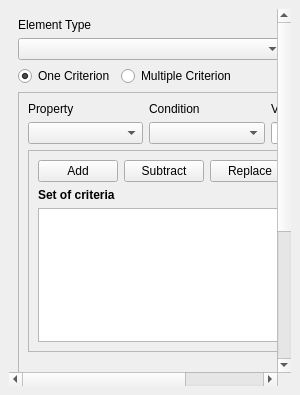
<?xml version="1.0" encoding="UTF-8"?>
<ui version="4.0">
 <class>DockWidget</class>
 <widget class="QDockWidget" name="DockWidget">
  <property name="geometry">
   <rect>
    <x>0</x>
    <y>0</y>
    <width>300</width>
    <height>395</height>
   </rect>
  </property>
  <property name="sizePolicy">
   <sizepolicy hsizetype="Fixed" vsizetype="Preferred">
    <horstretch>0</horstretch>
    <verstretch>0</verstretch>
   </sizepolicy>
  </property>
  <property name="minimumSize">
   <size>
    <width>300</width>
    <height>395</height>
   </size>
  </property>
  <property name="windowTitle">
   <string>Queries by Attributes</string>
  </property>
  <widget class="QWidget" name="dockWidgetContents">
   <layout class="QHBoxLayout" name="horizontalLayout_6">
    <item>
     <widget class="QgsScrollArea" name="scrollArea">
      <property name="frameShape">
       <enum>QFrame::NoFrame</enum>
      </property>
      <property name="widgetResizable">
       <bool>true</bool>
      </property>
      <widget class="QWidget" name="scrollAreaWidgetContents">
       <property name="geometry">
        <rect>
         <x>0</x>
         <y>0</y>
         <width>384</width>
         <height>623</height>
        </rect>
       </property>
       <layout class="QVBoxLayout" name="verticalLayout">
        <item>
         <layout class="QVBoxLayout" name="verticalLayout_2">
          <item>
           <widget class="QLabel" name="label_4">
            <property name="text">
             <string>Element Type</string>
            </property>
            <property name="buddy">
             <cstring>cbElementType</cstring>
            </property>
           </widget>
          </item>
          <item>
           <layout class="QHBoxLayout" name="horizontalLayout_3">
            <item>
             <widget class="QComboBox" name="cbElementType"/>
            </item>
            <item>
             <spacer name="horizontalSpacer">
              <property name="orientation">
               <enum>Qt::Horizontal</enum>
              </property>
              <property name="sizeType">
               <enum>QSizePolicy::Minimum</enum>
              </property>
              <property name="sizeHint" stdset="0">
               <size>
                <width>40</width>
                <height>20</height>
               </size>
              </property>
             </spacer>
            </item>
            <item>
             <widget class="QPushButton" name="btImport">
              <property name="maximumSize">
               <size>
                <width>30</width>
                <height>16777215</height>
               </size>
              </property>
              <property name="text">
               <string/>
              </property>
             </widget>
            </item>
            <item>
             <widget class="QPushButton" name="btExport">
              <property name="maximumSize">
               <size>
                <width>30</width>
                <height>16777215</height>
               </size>
              </property>
              <property name="text">
               <string/>
              </property>
             </widget>
            </item>
           </layout>
          </item>
          <item>
           <layout class="QHBoxLayout" name="horizontalLayout_9">
            <item>
             <widget class="QRadioButton" name="radioSingleCriteria">
              <property name="text">
               <string>One Criterion</string>
              </property>
              <property name="checked">
               <bool>true</bool>
              </property>
             </widget>
            </item>
            <item>
             <widget class="QRadioButton" name="radioMultipleCriteria">
              <property name="text">
               <string>Multiple Criterion</string>
              </property>
             </widget>
            </item>
            <item>
             <spacer name="horizontalSpacer_3">
              <property name="orientation">
               <enum>Qt::Horizontal</enum>
              </property>
              <property name="sizeHint" stdset="0">
               <size>
                <width>40</width>
                <height>20</height>
               </size>
              </property>
             </spacer>
            </item>
           </layout>
          </item>
          <item>
           <widget class="QFrame" name="frameCriteria">
            <property name="sizePolicy">
             <sizepolicy hsizetype="Minimum" vsizetype="Preferred">
              <horstretch>0</horstretch>
              <verstretch>0</verstretch>
             </sizepolicy>
            </property>
            <property name="frameShape">
             <enum>QFrame::StyledPanel</enum>
            </property>
            <property name="frameShadow">
             <enum>QFrame::Sunken</enum>
            </property>
            <layout class="QVBoxLayout" name="verticalLayout_3">
             <item>
              <layout class="QVBoxLayout" name="verticalLayout_6">
               <item>
                <layout class="QGridLayout" name="gridLayout">
                 <item row="1" column="1">
                  <widget class="QLabel" name="label_3">
                   <property name="text">
                    <string>Condition</string>
                   </property>
                   <property name="buddy">
                    <cstring>cbCondition</cstring>
                   </property>
                  </widget>
                 </item>
                 <item row="1" column="2">
                  <widget class="QLabel" name="label_5">
                   <property name="text">
                    <string>Value</string>
                   </property>
                  </widget>
                 </item>
                 <item row="2" column="2">
                  <widget class="QgsFilterLineEdit" name="cbValue">
                   <property name="sizePolicy">
                    <sizepolicy hsizetype="Ignored" vsizetype="Fixed">
                     <horstretch>0</horstretch>
                     <verstretch>0</verstretch>
                    </sizepolicy>
                   </property>
                   <property name="qgisRelation" stdset="0">
                    <string notr="true"/>
                   </property>
                  </widget>
                 </item>
                 <item row="2" column="1">
                  <widget class="QComboBox" name="cbCondition"/>
                 </item>
                 <item row="2" column="0">
                  <widget class="QComboBox" name="cbProperty"/>
                 </item>
                 <item row="1" column="0">
                  <widget class="QLabel" name="mSymbologyExportLabel">
                   <property name="text">
                    <string>Property</string>
                   </property>
                  </widget>
                 </item>
                </layout>
               </item>
               <item>
                <widget class="QFrame" name="frameMultipleCriteria">
                 <property name="frameShape">
                  <enum>QFrame::StyledPanel</enum>
                 </property>
                 <property name="frameShadow">
                  <enum>QFrame::Sunken</enum>
                 </property>
                 <layout class="QVBoxLayout" name="verticalLayout_4">
                  <item>
                   <layout class="QVBoxLayout" name="verticalLayout_7">
                    <item>
                     <layout class="QHBoxLayout" name="horizontalLayout_5">
                      <item>
                       <widget class="QPushButton" name="btAdd">
                        <property name="minimumSize">
                         <size>
                          <width>30</width>
                          <height>0</height>
                         </size>
                        </property>
                        <property name="text">
                         <string>Add</string>
                        </property>
                       </widget>
                      </item>
                      <item>
                       <widget class="QPushButton" name="btSubtract">
                        <property name="minimumSize">
                         <size>
                          <width>30</width>
                          <height>0</height>
                         </size>
                        </property>
                        <property name="text">
                         <string>Subtract</string>
                        </property>
                       </widget>
                      </item>
                      <item>
                       <widget class="QPushButton" name="btReplace">
                        <property name="minimumSize">
                         <size>
                          <width>30</width>
                          <height>0</height>
                         </size>
                        </property>
                        <property name="text">
                         <string>Replace</string>
                        </property>
                       </widget>
                      </item>
                      <item>
                       <widget class="QPushButton" name="btClear">
                        <property name="minimumSize">
                         <size>
                          <width>30</width>
                          <height>0</height>
                         </size>
                        </property>
                        <property name="text">
                         <string>Clear</string>
                        </property>
                       </widget>
                      </item>
                     </layout>
                    </item>
                    <item>
                     <widget class="QLabel" name="mCrsLabel_2">
                      <property name="font">
                       <font>
                        <weight>75</weight>
                        <bold>true</bold>
                       </font>
                      </property>
                      <property name="text">
                       <string>Set of criteria</string>
                      </property>
                     </widget>
                    </item>
                    <item>
                     <layout class="QHBoxLayout" name="horizontalLayout_8">
                      <item>
                       <widget class="QTableWidget" name="tableWidgetCriteria">
                        <property name="font">
                         <font>
                          <family>MS Shell Dlg 2</family>
                         </font>
                        </property>
                        <property name="gridStyle">
                         <enum>Qt::SolidLine</enum>
                        </property>
                        <property name="sortingEnabled">
                         <bool>false</bool>
                        </property>
                       </widget>
                      </item>
                      <item>
                       <layout class="QVBoxLayout" name="verticalLayout_9">
                        <item>
                         <widget class="QPushButton" name="btCriteriaUp">
                          <property name="maximumSize">
                           <size>
                            <width>20</width>
                            <height>16777215</height>
                           </size>
                          </property>
                          <property name="text">
                           <string/>
                          </property>
                         </widget>
                        </item>
                        <item>
                         <widget class="QPushButton" name="btCriteriaDown">
                          <property name="maximumSize">
                           <size>
                            <width>20</width>
                            <height>16777215</height>
                           </size>
                          </property>
                          <property name="text">
                           <string/>
                          </property>
                         </widget>
                        </item>
                        <item>
                         <widget class="QPushButton" name="btCriteriaClear">
                          <property name="maximumSize">
                           <size>
                            <width>20</width>
                            <height>16777215</height>
                           </size>
                          </property>
                          <property name="text">
                           <string/>
                          </property>
                         </widget>
                        </item>
                        <item>
                         <widget class="QPushButton" name="btCriteriaSwitch">
                          <property name="maximumSize">
                           <size>
                            <width>20</width>
                            <height>16777215</height>
                           </size>
                          </property>
                          <property name="text">
                           <string/>
                          </property>
                         </widget>
                        </item>
                        <item>
                         <widget class="QPushButton" name="btCriteriaEdit">
                          <property name="maximumSize">
                           <size>
                            <width>20</width>
                            <height>16777215</height>
                           </size>
                          </property>
                          <property name="text">
                           <string/>
                          </property>
                         </widget>
                        </item>
                        <item>
                         <spacer name="verticalSpacer_2">
                          <property name="orientation">
                           <enum>Qt::Vertical</enum>
                          </property>
                          <property name="sizeHint" stdset="0">
                           <size>
                            <width>20</width>
                            <height>40</height>
                           </size>
                          </property>
                         </spacer>
                        </item>
                       </layout>
                      </item>
                     </layout>
                    </item>
                   </layout>
                  </item>
                 </layout>
                </widget>
               </item>
               <item>
                <layout class="QHBoxLayout" name="horizontalLayout">
                 <item>
                  <spacer name="horizontalSpacer_2">
                   <property name="orientation">
                    <enum>Qt::Horizontal</enum>
                   </property>
                   <property name="sizeHint" stdset="0">
                    <size>
                     <width>40</width>
                     <height>20</height>
                    </size>
                   </property>
                  </spacer>
                 </item>
                 <item>
                  <widget class="QPushButton" name="btSubmit">
                   <property name="text">
                    <string>Submit</string>
                   </property>
                   <property name="checkable">
                    <bool>false</bool>
                   </property>
                  </widget>
                 </item>
                </layout>
               </item>
               </layout>
             </item>
            </layout>
           </widget>
          </item>
          <item>
           <widget class="QgsCollapsibleGroupBox" name="mGroupBox">
            <property name="title">
             <string notr="true">Statistics</string>
            </property>
            <property name="checkable">
             <bool>false</bool>
            </property>
            <property name="collapsed">
             <bool>false</bool>
            </property>
            <layout class="QHBoxLayout" name="horizontalLayout_2">
             <item>
              <layout class="QVBoxLayout" name="verticalLayout_5">
               <item>
                <widget class="QLabel" name="labelResults">
                 <property name="text">
                  <string/>
                 </property>
                 <property name="alignment">
                  <set>Qt::AlignCenter</set>
                 </property>
                </widget>
               </item>
               <item>
                <widget class="Line" name="lineResults">
                 <property name="orientation">
                  <enum>Qt::Horizontal</enum>
                 </property>
                </widget>
               </item>
               <item>
                <layout class="QHBoxLayout" name="horizontalLayout_7">
                 <item>
                  <widget class="QLabel" name="labelStatisticsProperty">
                   <property name="text">
                    <string>Property</string>
                   </property>
                  </widget>
                 </item>
                 <item>
                  <widget class="QComboBox" name="cbStatisticsFor">
                   <property name="enabled">
                    <bool>true</bool>
                   </property>
                  </widget>
                 </item>
                 <item>
                  <widget class="QPushButton" name="btExcel">
                   <property name="maximumSize">
                    <size>
                     <width>30</width>
                     <height>16777215</height>
                    </size>
                   </property>
                   <property name="text">
                    <string/>
                   </property>
                  </widget>
                 </item>
                </layout>
               </item>
               <item>
                <layout class="QVBoxLayout" name="verticalLayout_8">
                 <item>
                  <widget class="QLabel" name="labelStatisticsPropertyFor">
                   <property name="text">
                    <string/>
                   </property>
                  </widget>
                 </item>
                 <item>
                  <widget class="QTableWidget" name="tableWidgetStatistics">
                   <property name="font">
                    <font>
                     <family>MS Shell Dlg 2</family>
                    </font>
                   </property>
                  </widget>
                 </item>
                </layout>
               </item>
              </layout>
             </item>
            </layout>
           </widget>
          </item>
          <item>
           <spacer name="verticalSpacer">
            <property name="orientation">
             <enum>Qt::Vertical</enum>
            </property>
            <property name="sizeHint" stdset="0">
             <size>
              <width>20</width>
              <height>5</height>
             </size>
            </property>
           </spacer>
          </item>
         </layout>
        </item>
       </layout>
      </widget>
     </widget>
    </item>
   </layout>
  </widget>
 </widget>
 <customwidgets>
  <customwidget>
   <class>QgsCollapsibleGroupBox</class>
   <extends>QGroupBox</extends>
   <header>qgscollapsiblegroupbox.h</header>
   <container>1</container>
  </customwidget>
  <customwidget>
   <class>QgsFilterLineEdit</class>
   <extends>QLineEdit</extends>
   <header>qgsfilterlineedit.h</header>
  </customwidget>
  <customwidget>
   <class>QgsScrollArea</class>
   <extends>QScrollArea</extends>
   <header>qgis.gui</header>
   <container>1</container>
  </customwidget>
 </customwidgets>
 <resources/>
 <connections/>
</ui>
